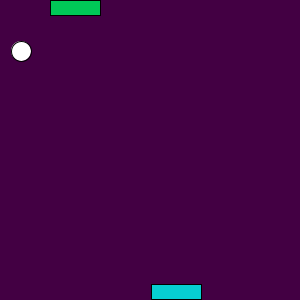
Frame 1 (no input)
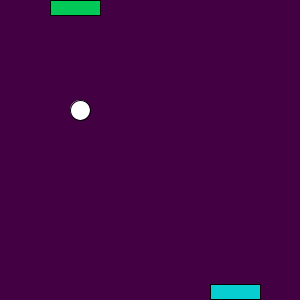
Frame 60 (the mouse pressed at the canvas centre just before this capture)
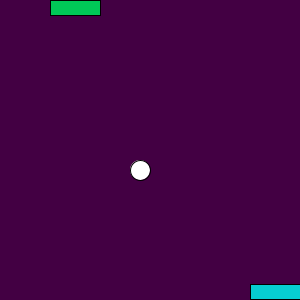
Frame 120 (the mouse held since frame 60 and released just before this capture)

The Processing sketch that drew these frames (run headless with seeded random() and noise(); from frame 60 on, the mouse is pressed at the canvas centre):

// Processing sketch: processing_83297
// ── processing_83297.pde

//Julie O, CP1 Mods 4/5, Pong

int pYdirection = RIGHT;
int pOdirection = LEFT;
boolean right = true;
boolean down = true;
Ball ballA = new Ball();
Paddle paddleYou = new Paddle();
Paddle paddleOpponent = new Paddle();

void setup()
{
  size(300, 300);
  smooth();
  frameRate(250);
  keyCode = RIGHT;
}

void draw()
{
  background(67, 0, 67);
  paddleYou.move();
  paddleYou.show();
  paddleOpponent.move();
  paddleOpponent.show();
  ballA.move();
  ballA.bounce();
  ballA.show();
}

class Ball
{
  int bx;
  int by;
  Ball()
  {
    bx = 20;
    by = 50;
  }
  void move()
  {
    if (right == true)
    {
      bx++;
    }
    else
    {
      bx--;
    }
    if (down == true)
    {
      by++;
    }
    else
    {
      by--;
    }
  }
  void bounce()
  {
    if (bx>295) //boolean
    {
      right = false;
    }
    if (bx<5)
    {
      right = true;
    }
    if (get(bx, by + 10) == color(6, 206, 209))
    {
      down = false;
    }
    if (get(bx, by - 10) == color(0, 201, 87))
    {
      down = true;
    }
    if (by>300)
    {
      fill(0, 201, 87); //green happy face, green wins
      ellipse(50, 125, 50, 50);
      fill(0, 0, 0);
      ellipse(40, 115, 5, 15);
      ellipse(60, 115, 5, 15);
      arc(50,130,25,20,0,PI);
      fill(6, 206, 209); //blue sad face, blue loses
      ellipse(250, 175, 50, 50);
      fill(0, 0, 0);
      ellipse(260, 165, 5, 15);
      ellipse(240, 165, 5, 15);
      rect(235, 185, 30, 2);
    }
    if (by<0)
    {
      fill(0, 201, 87); //green sad face, green loses
      ellipse(50, 125, 50, 50);
      fill(0, 0, 0);
      ellipse(40, 115, 5, 15);
      ellipse(60, 115, 5, 15);
      rect(35, 135, 30, 2);

      fill(6, 206, 209); //blue happy face, blue wins
      ellipse(250, 175, 50, 50);
      fill(0, 0, 0);
      ellipse(260, 165, 5, 15);
      ellipse(240, 165, 5, 15);
      arc(250,180,25,20,0,PI);
    }
  }
  void show()
  {
    fill(255, 255, 255);
    ellipse(bx, by, 20, 20);
  }
}

class Paddle
{
  int pYx = 150;
  int pOx = 50;
  void move()
  {
    if (keyCode == RIGHT)
    {
      pYdirection = RIGHT;
      pYx++;
      if (pYx>250)
      {
        pYx = 250;
      }
    }
    else if (keyCode == LEFT)
    {
      pYdirection = LEFT;
      pYx--;
      if (pYx<0)
      {
        pYx = 0;
      }
    }
    if (keyPressed == true && key == '1') 
    {
      pOdirection = LEFT;
      pOx--;
      if (pOx<0)
      {
        pOx = 0;
      }
    }
    else if (keyPressed == true && key =='2')
    {
      pOdirection = RIGHT;
      pOx++;
      if (pOx>250)
      {
        pOx = 250;
      }
    }
  }
  void show()
  {
    fill(6, 206, 209); //blue, you
    rect(pYx, 284, 50, 15);
    fill(0, 201, 87); //green, opponent
    rect(pOx, 0, 50, 15);
  }
}
